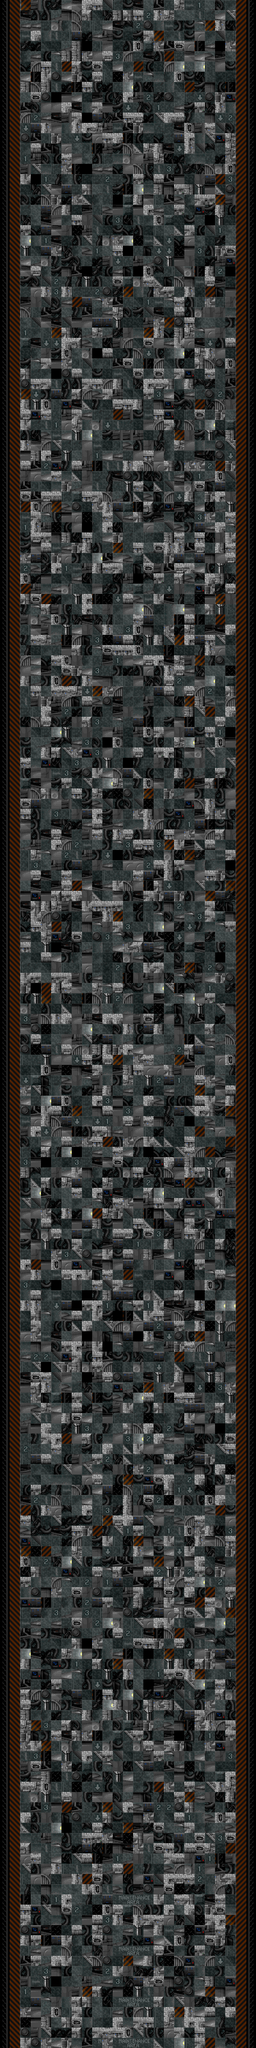

A level layout from a 2D game, rendered from its tile map. Below: a short description, then the map file with tile-grid data replaced by summaries:
An orthogonal 25x200 tile map with 32x32 px tiles, 1 tile layer (Calque de Tile 1).

<map version="1.0" tiledversion="2017.07.26" orientation="orthogonal" renderorder="left-down" width="25" height="200" tilewidth="32" tileheight="32" nextobjectid="1">
 <tileset firstgid="1" source="tiles.tsx" />
 <layer name="Calque de Tile 1" width="25" height="200">
  <data>[5000 cells, 5000 non-empty, 100 distinct tile ids]</data>
 </layer>
</map>